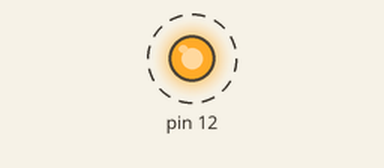
Recording of a sketch running on a simulated Arduino Uno, built with avr-gcc and run on an emulated ATmega328P. Shown: output pins drawn as LEDs (lit = HIGH). Dashed ring = blinking.

Above: at 0.5 s.
Timing chart, 0 to 4.6 s (numbered marks = the images above):
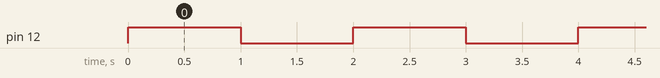

Measured:
- by itself, pin 12: alternates HIGH for 1.0 s and LOW for 1.0 s

The sketch:

piscar_led.ino
```cpp
void setup() {
  // put your setup code here, to run once:
  pinMode(12,OUTPUT);

}

void loop() {
  // put your main code here, to run repeatedly:
  digitalWrite(12,HIGH);
  delay(1000);
  digitalWrite(12,LOW);
  delay(1000);
}
```
